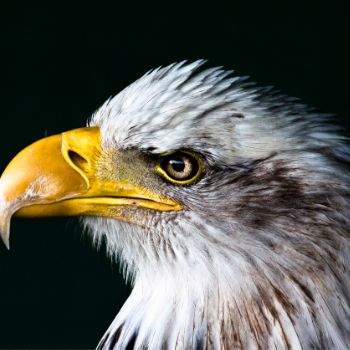
#> input picture opencv/image/image.png, 350 x 350 px, found by its file name
$ python opencv_core2.py
#> lines starting #> are read from the running program, lines starting #| are printed output that depends on the picture
import cv2
# 这个代码是opencv的基础部分
# 下面这段代码标识修改一个范围的像素点
ImagePath="opencv/image/image.png"
Image=cv2.imread(ImagePath)
#> Image is the input picture: shape (350, 350, 3); mean B, G, R 82.1, 91.3, 91.4
# 检查图片是否正确加载
if Image is None:
    print(f"错误：无法加载图片，请检查路径是否正确: {ImagePath}")
    exit()
# copy 一份方便对比
ImageCopy=Image.copy()
# 获取图像的要修改的范围
ROI=ImageCopy[50:150, 50:150]
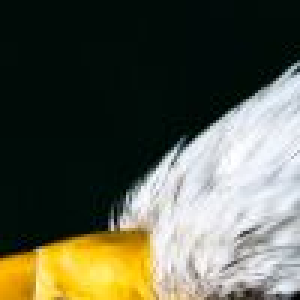
#> ROI: shape (100, 100, 3) (shown 3 times larger); mean B, G, R 76.2, 93.3, 91.4
# 范围修改成为绿色
ROI[:]=[0,255,0]
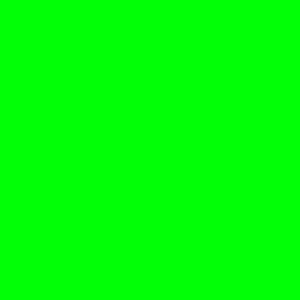
#> ROI: shape (100, 100, 3) (shown 3 times larger); mean B, G, R 0, 255, 0
cv2.imshow("Image",Image)
cv2.imshow("ModImage",ImageCopy)
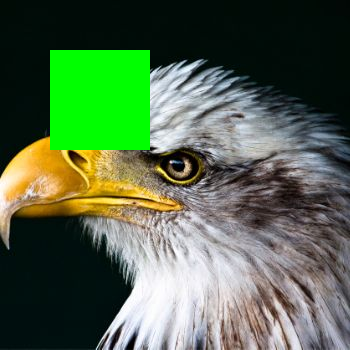
#> window 'ModImage': shape (350, 350, 3); mean B, G, R 75.9, 104.5, 83.9
key=cv2.waitKey(0)
#> (key q is pressed here)
if key ==ord('s'):
    print("保存图像")
    SaveImage=cv2.imwrite("opencv/output/image/RIOImage.png",ImageCopy)
if key ==ord('q'):
    print("成功退出")
